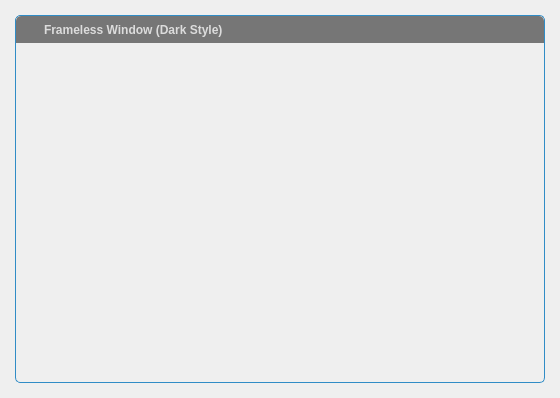
<?xml version="1.0" encoding="UTF-8"?>
<ui version="4.0">
 <class>FramelessWindow</class>
 <widget class="QWidget" name="FramelessWindow">
  <property name="geometry">
   <rect>
    <x>0</x>
    <y>0</y>
    <width>560</width>
    <height>398</height>
   </rect>
  </property>
  <property name="windowTitle">
   <string/>
  </property>
  <property name="autoFillBackground">
   <bool>false</bool>
  </property>
  <layout class="QVBoxLayout" name="verticalLayout_2">
   <property name="spacing">
    <number>0</number>
   </property>
   <property name="leftMargin">
    <number>15</number>
   </property>
   <property name="topMargin">
    <number>15</number>
   </property>
   <property name="rightMargin">
    <number>15</number>
   </property>
   <property name="bottomMargin">
    <number>15</number>
   </property>
   <item>
    <widget class="QWidget" name="windowFrame" native="true">
     <property name="autoFillBackground">
      <bool>false</bool>
     </property>
     <property name="styleSheet">
      <string notr="true">#windowFrame{border:1px solid palette(highlight); border-radius:5px 5px 5px 5px; background-color:palette(Window);}</string>
     </property>
     <layout class="QVBoxLayout" name="verticalLayout">
      <property name="spacing">
       <number>0</number>
      </property>
      <property name="leftMargin">
       <number>1</number>
      </property>
      <property name="topMargin">
       <number>1</number>
      </property>
      <property name="rightMargin">
       <number>1</number>
      </property>
      <property name="bottomMargin">
       <number>1</number>
      </property>
      <item>
       <widget class="WindowDragger" name="windowTitlebar" native="true">
        <property name="sizePolicy">
         <sizepolicy hsizetype="Preferred" vsizetype="Fixed">
          <horstretch>0</horstretch>
          <verstretch>0</verstretch>
         </sizepolicy>
        </property>
        <property name="minimumSize">
         <size>
          <width>0</width>
          <height>0</height>
         </size>
        </property>
        <property name="autoFillBackground">
         <bool>false</bool>
        </property>
        <property name="styleSheet">
         <string notr="true">#windowTitlebar{border: 0px none palette(base); border-top-left-radius:5px; border-top-right-radius:5px; background-color:palette(shadow); height:20px;}</string>
        </property>
        <layout class="QHBoxLayout" name="horizontalLayout" stretch="0,0,1,0,0,0,0">
         <property name="spacing">
          <number>0</number>
         </property>
         <property name="leftMargin">
          <number>0</number>
         </property>
         <property name="topMargin">
          <number>0</number>
         </property>
         <property name="rightMargin">
          <number>0</number>
         </property>
         <property name="bottomMargin">
          <number>0</number>
         </property>
         <item>
          <widget class="QLabel" name="spacer">
           <property name="minimumSize">
            <size>
             <width>4</width>
             <height>0</height>
            </size>
           </property>
           <property name="maximumSize">
            <size>
             <width>4</width>
             <height>16777215</height>
            </size>
           </property>
          </widget>
         </item>
         <item>
          <widget class="QLabel" name="icon">
           <property name="minimumSize">
            <size>
             <width>16</width>
             <height>16</height>
            </size>
           </property>
           <property name="maximumSize">
            <size>
             <width>16</width>
             <height>16</height>
            </size>
           </property>
           <property name="contextMenuPolicy">
            <enum>Qt::NoContextMenu</enum>
           </property>
           <property name="styleSheet">
            <string notr="true">#icon {background-color:palette(shadow);}</string>
           </property>
          </widget>
         </item>
         <item>
          <widget class="QLabel" name="titleText">
           <property name="font">
            <font>
             <weight>75</weight>
             <bold>true</bold>
            </font>
           </property>
           <property name="styleSheet">
            <string notr="true">  padding-left:5px;
  color:rgb(220,220,220);</string>
           </property>
           <property name="text">
            <string>Frameless Window (Dark Style)</string>
           </property>
           <property name="alignment">
            <set>Qt::AlignLeading|Qt::AlignLeft|Qt::AlignVCenter</set>
           </property>
          </widget>
         </item>
         <item>
          <widget class="QToolButton" name="minimizeButton">
           <property name="font">
            <font>
             <weight>75</weight>
             <bold>true</bold>
            </font>
           </property>
           <property name="styleSheet">
            <string notr="true">#minimizeButton{
  background-color:none;
  border:none;
  width:16px;
  height:16px;
  padding:4px;
  image:url(:/images/icon_window_minimize.png);
}
#minimizeButton:hover{
  background-color:palette(alternate-base);
}
#minimizeButton:pressed{
  background-color:palette(highlight);
}</string>
           </property>
           <property name="text">
            <string/>
           </property>
          </widget>
         </item>
         <item>
          <widget class="QToolButton" name="restoreButton">
           <property name="styleSheet">
            <string notr="true">#restoreButton{
  background-color:none;
  border:none;
  width:16px;
  height:16px;
  padding:4px;
  image:url(:/images/icon_window_restore.png);
}
#restoreButton:hover{
  background-color:palette(alternate-base);
}
#restoreButton:pressed{
  background-color:palette(highlight);
}</string>
           </property>
           <property name="text">
            <string/>
           </property>
          </widget>
         </item>
         <item>
          <widget class="QToolButton" name="maximizeButton">
           <property name="styleSheet">
            <string notr="true">#maximizeButton{
  background-color:none;
  border:none;
  width:16px;
  height:16px;
  padding:4px;
  image:url(:/images/icon_window_maximize.png);
}
#maximizeButton:hover{
  background-color:palette(alternate-base);
}
##maximizeButton:pressed{
  background-color:palette(highlight);
}</string>
           </property>
           <property name="text">
            <string/>
           </property>
          </widget>
         </item>
         <item>
          <widget class="QToolButton" name="closeButton">
           <property name="font">
            <font>
             <weight>75</weight>
             <bold>true</bold>
            </font>
           </property>
           <property name="styleSheet">
            <string notr="true">#closeButton{
  background-color:none;
  border:none;
  width:16px;
  height:16px;
  padding:4px;
  image:url(:/images/icon_window_close.png);
  border-top-right-radius: 5px;
}
#closeButton:hover{
  background-color:palette(alternate-base);
}
##closeButton:pressed{
  background-color:palette(highlight);
}</string>
           </property>
          </widget>
         </item>
        </layout>
       </widget>
      </item>
      <item>
       <widget class="QWidget" name="windowContent" native="true">
        <property name="autoFillBackground">
         <bool>false</bool>
        </property>
        <property name="styleSheet">
         <string notr="true">#windowContent{
  border: 0px none palette(base);
  border-radius:0px 0px 5px 5px;
}</string>
        </property>
       </widget>
      </item>
     </layout>
    </widget>
   </item>
  </layout>
 </widget>
 <layoutdefault spacing="6" margin="11"/>
 <customwidgets>
  <customwidget>
   <class>WindowDragger</class>
   <extends>QWidget</extends>
   <header>windowdragger.h</header>
   <container>1</container>
  </customwidget>
 </customwidgets>
 <resources/>
 <connections/>
</ui>
